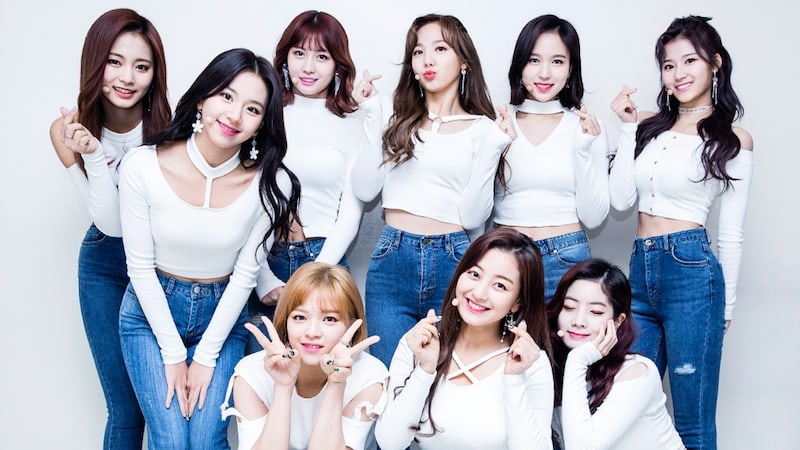
#> input picture tt.jpg, 800 x 450 px, found by its file name
$ jupyter execute face_detect.ipynb
#> lines starting #> are read from the running program, lines starting #| are printed output that depends on the picture; after the words box and inside, x2 and y2 are one past the last pixel; in counts of white or black regions, pixels touching at a corner belong together
[cell 1]
import numpy as np
import cv2 as cv
face_cascade = cv.CascadeClassifier(
    '/usr/local/Cellar/opencv/3.4.1_6/share/OpenCV/haarcascades/haarcascade_frontalface_default.xml')
eye_cascade = cv.CascadeClassifier('/usr/local/Cellar/opencv/3.4.1_6/share/OpenCV/haarcascades/haarcascade_eye.xml')
img = cv.imread('/Users/pro/lee/tt.jpg')
#> img is the input picture: shape (450, 800, 3); mean B, G, R 188.6, 176.8, 173.3
gray = cv.cvtColor(img, cv.COLOR_BGR2GRAY)
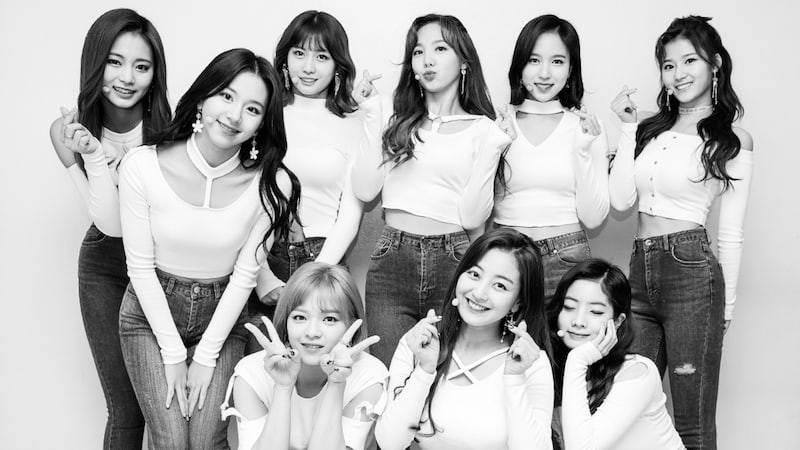
#> gray: shape (450, 800); min 0, max 255, mean 177.1
faces = face_cascade.detectMultiScale(gray, 1.5, 5)
#> faces = [[405, 32, 54, 54], [283, 37, 54, 54], [521, 43, 54, 54], [656, 43, 54, 54], [87, 31, 81, 81], [544, 275, 81, 81]]
for (x,y,w,h) in faces:
    cv.rectangle(img,(x,y),(x+w,y+h),(255,0,0),2)
    roi_gray = gray[y:y+h, x:x+w]
    roi_color = img[y:y+h, x:x+w]
    eyes = eye_cascade.detectMultiScale(roi_gray)
    for (ex,ey,ew,eh) in eyes:
        cv.rectangle(roi_color,(ex,ey),(ex+ew,ey+eh),(0,255,0),2)
#> this loop made 6 passes
#> (x, y, w, h, eyes) on passes 3 to 5: (521, 43, 54, 54, [[25, 8, 22, 22]]), (656, 43, 54, 54, [[1, 13, 22, 22]]), (87, 31, 81, 81, [[41, 24, 23, 23]])
#> pass 1, `roi_gray = gray[y:y+h, x:x+w]`:
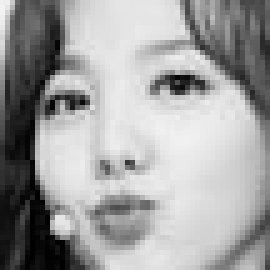
#> roi_gray: shape (54, 54) (shown 5 times larger); min 0, max 242, mean 160.1
#> pass 1, `roi_color = img[y:y+h, x:x+w]`:
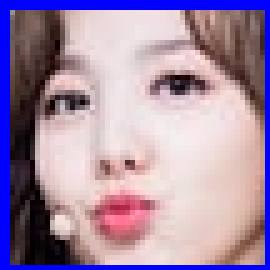
#> roi_color: shape (54, 54, 3) (shown 5 times larger); mean B, G, R 167.1, 140.4, 164
#> pass 2, `roi_gray = gray[y:y+h, x:x+w]`:
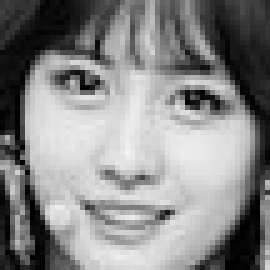
#> roi_gray: shape (54, 54) (shown 5 times larger); min 0, max 243, mean 135.5
#> pass 2, `roi_color = img[y:y+h, x:x+w]`:
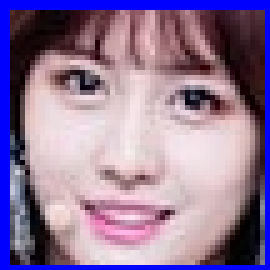
#> roi_color: shape (54, 54, 3) (shown 5 times larger); mean B, G, R 153.5, 120.4, 144.3
#> after the loop:
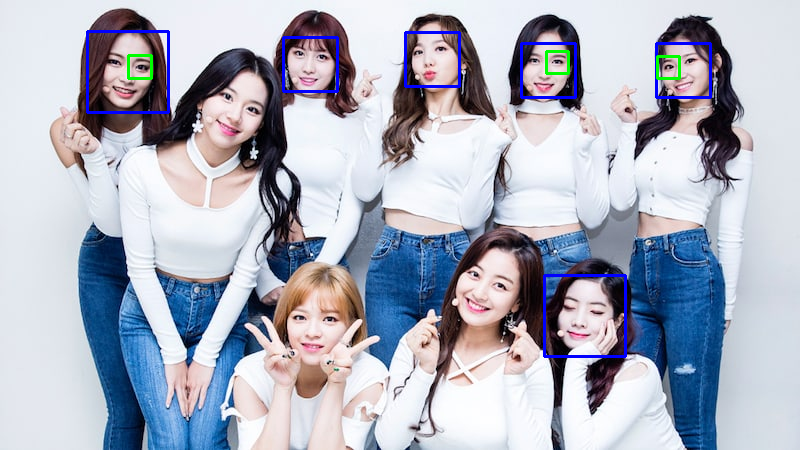
#> img: shape (450, 800, 3); 1.46% of pixels changed, all inside (x1, y1, x2, y2) = (86, 30, 712, 358)
#> after the loop:
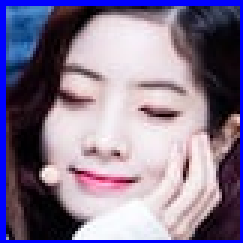
#> roi_color: shape (81, 81, 3) (shown 3 times larger); mean B, G, R 146.7, 120.6, 133.8
#> after the loop:
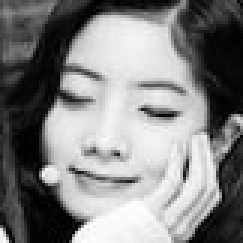
#> roi_gray: shape (81, 81) (shown 3 times larger); min 0, max 255, mean 130.1
cv.imshow('img',img)
cv.waitKey(0)
cv.destroyAllWindows()
